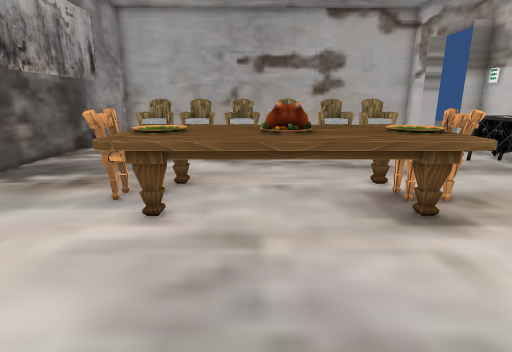
View 1 (above)

16 first-person views from a walk through a scene from a Unity 3-D project. The camera is 1.2 m above the floor, tilts 14° down and sees 80° across. The floor is counted in squares, 0.5 m on a side. Each view is taken from the middle of a square. On the plan, view 1 faces up. The plan holds only what a view shows up to about 19 squares ahead; the rest is blank. The place goes on beyond the plan. The player character is not drawn. Some animated figures are not drawn. Some surface patterns are stand-ins.

View 2
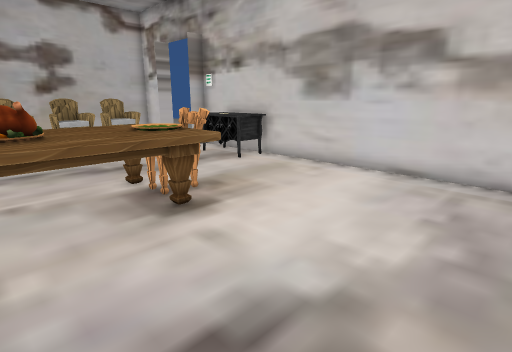

View 3
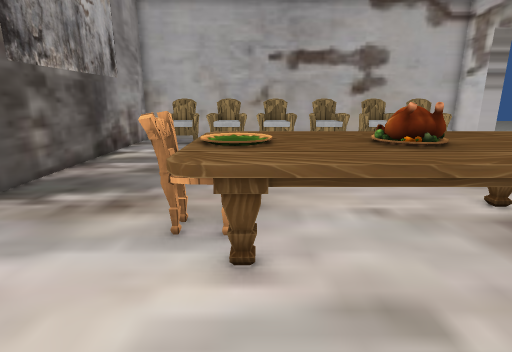

View 4
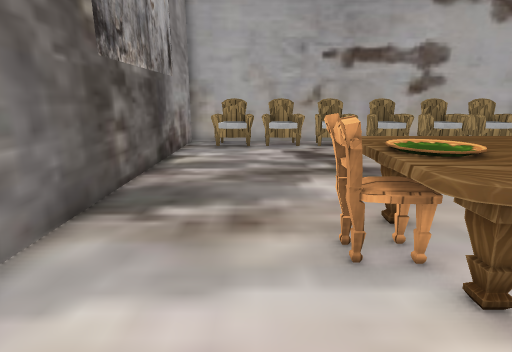

View 5
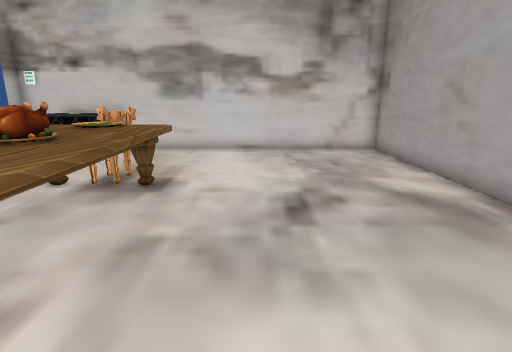

View 6
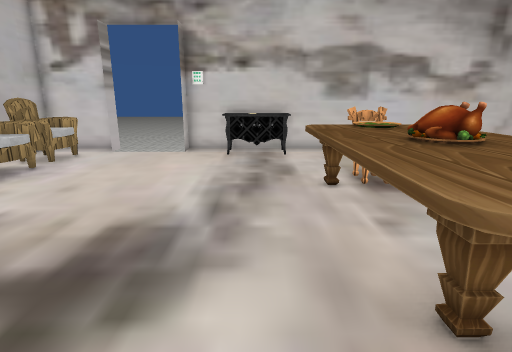

View 7
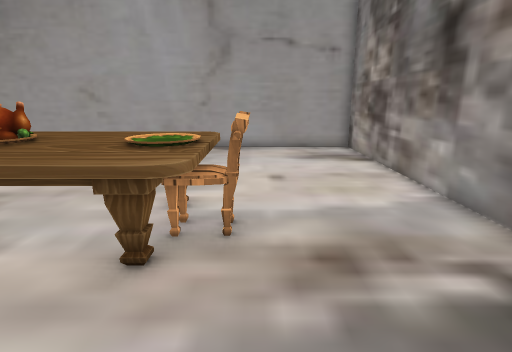

View 8
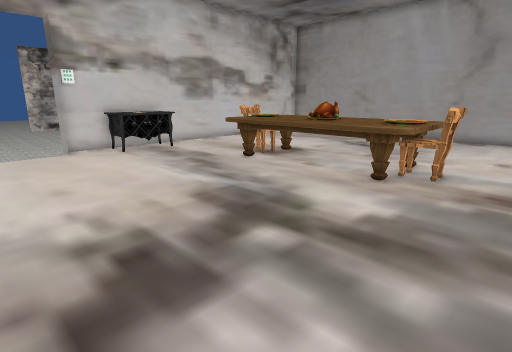

View 9
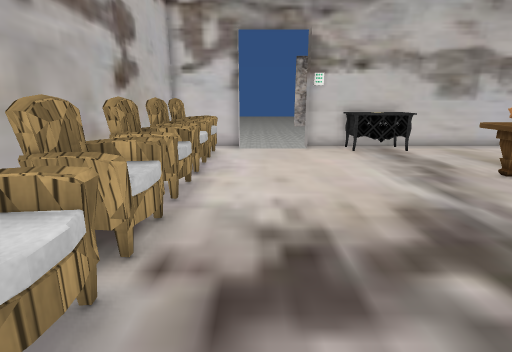

View 10
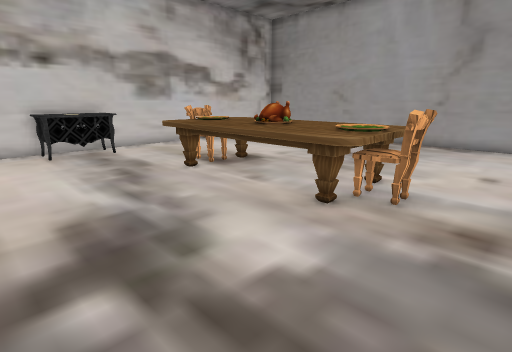

View 11
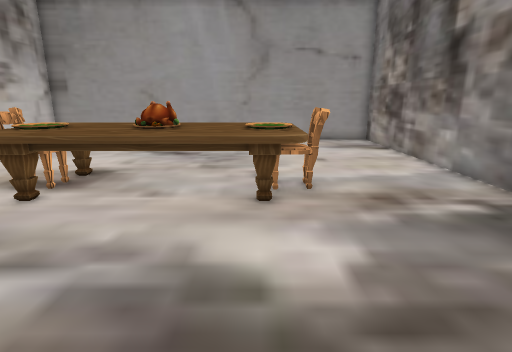

View 12
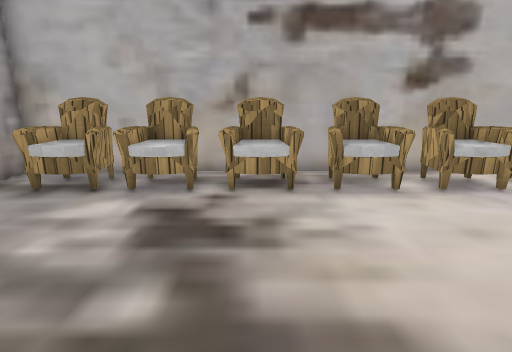

View 13
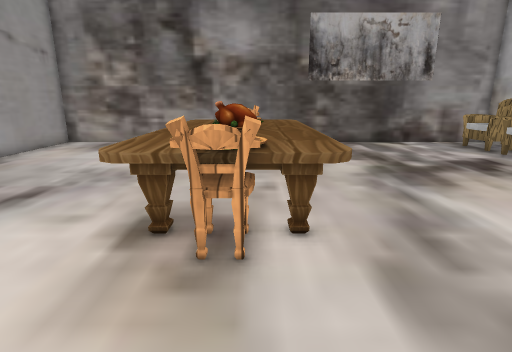

View 14
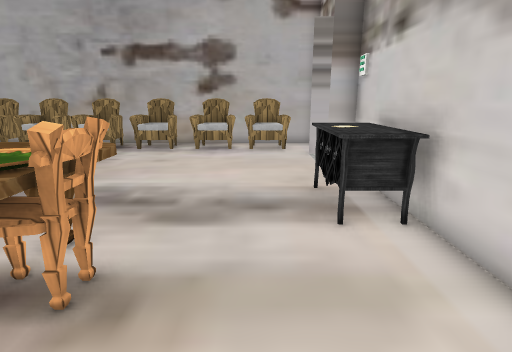

View 15
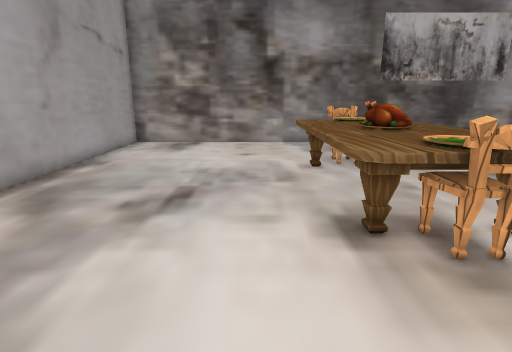

View 16
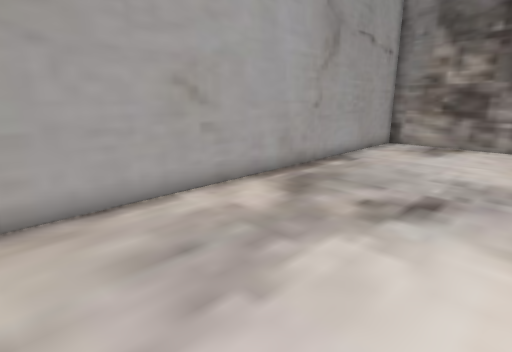

### Floor plan
Points are (right, up) in squares from view 1. A wall is a line through its corners. A room is listed if a view was taken in it or the views show most of it. See-through windows are left out.
Room 1 (views 1, 2, 3, 4, 5, 6, 7, 8, 9, 10, 11, 12, 13, 14, 15, 16)
walls: (10.3, 12.4) (10.3, 14.4) (9.4, 14.4); (-1.4, 21.3) (-2.6, 21.3); (1.6, 21.3) (0.4, 21.3); (-4.4, 21.3) (-5.5, 21.3); (10.3, 17.8) (10.3, 20.5); (6.5, 21.3) (5.4, 21.3); (-7.4, 21.3) (-8.8, 21.3) (-8.8, -2.5); (-8.9, -3) (10, -3); (9.9, 21.3) (8.4, 21.3); (10.3, -3) (10.3, 9.6)
ways out: gap at (10, 18)
objects: chair (-7, 19) to (-5, 21); chair (-4, 7) to (-3, 8); chair (-4, 19) to (-3, 21); table (-3, 6) to (5, 10); chair (-2, 19) to (0, 21); table (0, 7) to (1, 8); chair (1, 19) to (3, 21); chair (4, 19) to (6, 21); chair (5, 7) to (5, 8); chair (7, 19) to (9, 21); nightstand (9, 9) to (10, 12)

Where each view was taken, in squares from view 1:
view 1: 0 up, 0 right, facing up
view 2: 0 up, 0 right, facing up-right
view 3: 2 up, 2 left, facing up
view 4: 3 up, 5 left, facing up
view 5: 3 up, 5 left, facing right
view 6: 11 up, 5 left, facing right
view 7: 13 up, 4 left, facing down
view 8: 18 up, 6 left, facing down-right
view 9: 17 up, 6 left, facing right
view 10: 15 up, 6 left, facing down-right
view 11: 16 up, 2 left, facing down
view 12: 11 up, 1 left, facing up
view 13: 8 up, 9 right, facing left
view 14: 4 up, 7 right, facing up
view 15: 4 up, 9 right, facing left
view 16: 4 up, 9 right, facing down-left
